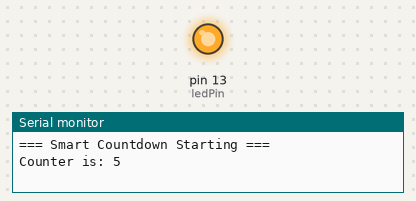
A sketch run on a simulated Arduino Uno, built with avr-gcc and run on an emulated ATmega328P. Parts: output pins drawn as LEDs (lit = HIGH), the last lines printed to the serial monitor.

Above: at 0.1 s.
At 9.9 s:
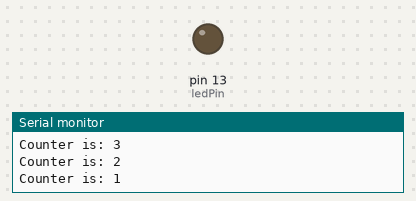
Timing chart, 0 to 11.4 s (numbered marks = the images above):
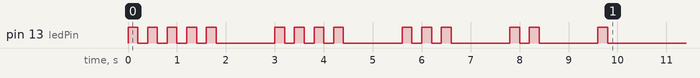

The sketch:

sketch_MyAssignment1.ino
```cpp
int ledPin = 13;
int startValue = 5;

void setup() {
  pinMode(ledPin, OUTPUT);
  Serial.begin(9600);

  Serial.println("=== Smart Countdown Starting ===");

  int count = startValue; // Start the countdown at 5

  // This loop handles the countdown numbers (5 down to 1)
  while (count > 0) {
    Serial.print("Counter is: ");
    Serial.println(count);

    int flash = 0; // Reset the flash counter to 0 for each new number

    // This loop blinks the LED the exact number of times as 'count'
    while (flash < count) {
      digitalWrite(ledPin, HIGH);
      delay(200);
      digitalWrite(ledPin, LOW);
      delay(200);

      flash = flash + 1; // Add 1 to the flash counter
    }

    delay(1000);         // Wait 1 second before moving to the next number
    count = count - 1;   // To go down to the next countdown number
  }

  Serial.println("=== Countdown Complete ===");
}

void loop() {
  // Empty so the countdown only runs one time
}
```
